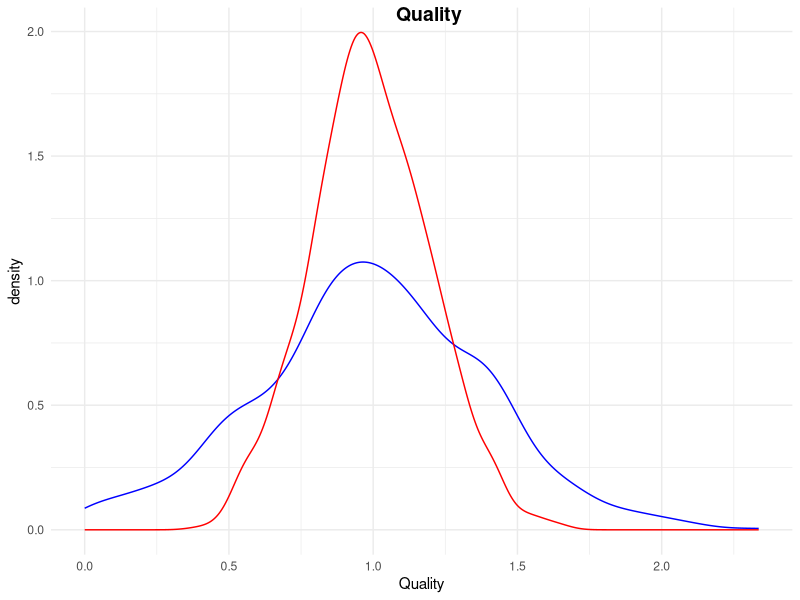
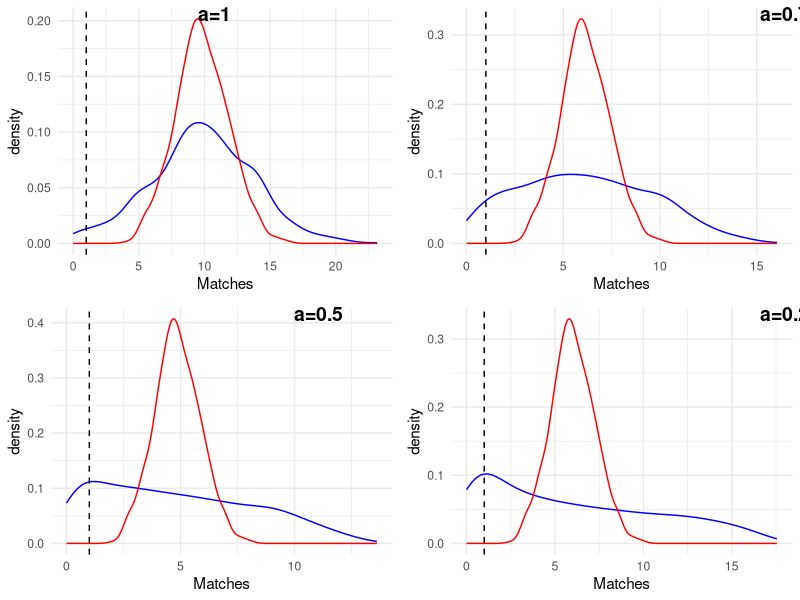
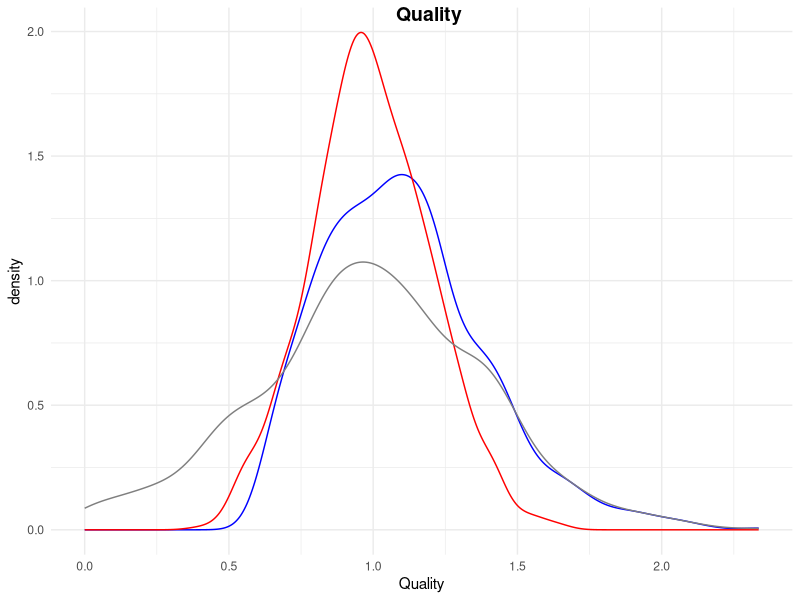
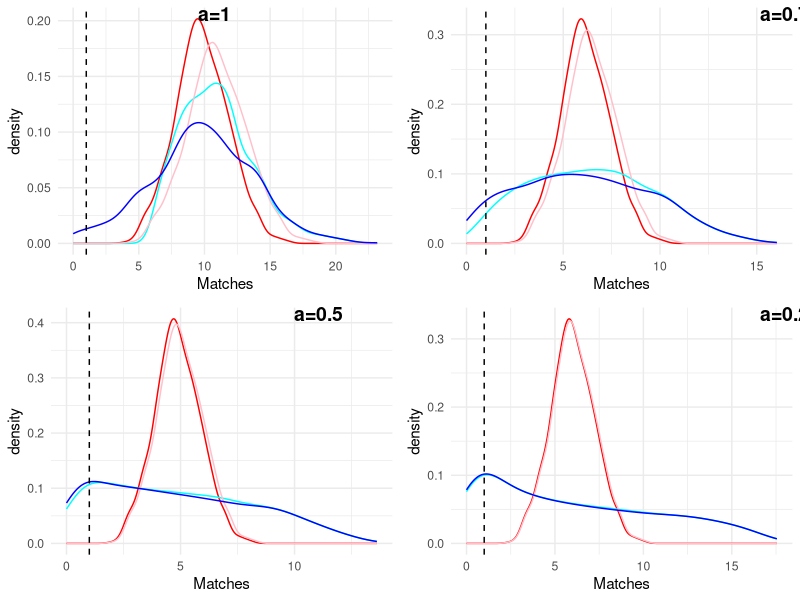

Source code (R) for these figures, in order:
## ---- chunk 1
library(ggplot2)
library(tidyr)
library(gridExtra)
library(cowplot)
## ---- chunk 2
# Population size
N=1000

# Relative status "rank"
men = matrix(c(N:1), nrow=N, ncol=6)
colnames(men) = c("rank", "value", "Case 1", "Case 2", "Case 3", "Case 4")
women = men

men[,2]   <- sort(rnorm(N, 1, 0.4), decreasing=TRUE)
women[,2] <- sort(rnorm(N, 1, 0.2), decreasing=TRUE)

neg=which(men[,2]<0)
if(length(neg)>0) men[neg,2] <- 1e-4

par(mfrow=c(1,3))

df <- data.frame(x = men[,2], y = women[,2]) %>% 
  gather(key, value)

p = ggplot(df, aes(value, colour = key)) +
  geom_density(show.legend = F) +
  theme_minimal() +
  xlab("Quality") +
  scale_color_manual(values = c(x = "blue", y = "red"))

plot_grid(p, labels = c("Quality"), hjust = -6)

## ---- chunk 3
## Matching
success <- 1/100 # share of meetings which lead to sex
meetings <- men[,2]%*%t(women[,2]) # Meeting matrix: Probability of meeting for each pair
matches <- meetings*success

# Define the social outcome function
make_love_pre <- function(alpha, baseline=0, matches.=matches, rank=men[,1], N.=N){
  m = apply(matches., 1, sum)^alpha * ((2*rank)^2/(alpha*N.^2))^(1-alpha)
  diff=1
  if(length(baseline)>1) diff = sum(m)/sum(baseline)
  w = apply(t(matches.), 1, sum)*diff
  
  df <- data.frame(x = m, y = w) %>% 
    gather(key, value)
  
  p = ggplot(df, aes(value, colour = key)) +
    geom_density(show.legend = F) +
    theme_minimal() +
    xlab("Matches") +
    scale_color_manual(values = c(x = "blue", y = "red"))+
    geom_vline(xintercept=1, linetype="dashed", color = "black")
  
  incels = which(m<1)
  n_incels = length(incels)
  incels_w = which(w<1)
  n_incels_w = length(incels_w)
  #cat("\n Number of male incels: ", n_incels, ", ", round(n_incels/(N.*2)*100, 2), "%",
  #    "\n Number of female incels: ", n_incels_w, ", ", round(n_incels_w/(N.*2)*100, 2), "%")
  
  return(list(p=p, m=m, w=w, inc=incels, incels=n_incels, incels_w=n_incels_w))
}



## Number of matches

# Case 1: alpha=1. Man's rank doesn't impact his mating probability, only absolute qualities
results <- make_love_pre(alpha=1)
men[,3] <- results$m
women[,3] <- results$w
p1 <- results$p
n_incels_1 <- results$incels
n_incels_w_1 <- results$incels_w


# Case 2: alpha=0.75
results <- make_love_pre(alpha=0.75, baseline=men[,3])
men[,4] <- results$m
women[,4] <- results$w
p2 <- results$p



# Case 3: alpha=0.5
results <- make_love_pre(alpha=0.5, baseline=men[,3])
men[,5] <- results$m
women[,5] <- results$w
p3 <- results$p


# Case 4: alpha=0.25
results <- make_love_pre(alpha=0.25, baseline=men[,3])
men[,6] <- results$m
women[,6] <- results$w
p4 <- results$p
incels_4 <- results$inc


# visualize
plot_grid(p1, p2, p3, p4, labels = c("a=1", "a=0.75", "a=0.5", "a=0.25"), hjust = -6)
## ---- chunk 4
# Increase the absolute quality of every incel at least to the level of first non-incel
women2 = women

men2 = men
men2[incels_4, 2] <- men[incels_4, 2] + men[min(incels_4)-1, 2]

# Re-order by new absolute values
men2 = men2[order(men2[,2], decreasing=TRUE),]

# Assign new ranks
men2[,1] = N:1

df <- data.frame(x = men2[,2], y = women[,2], z=men[,2]) %>% 
  gather(key, value)

pi = ggplot(df, aes(value, colour = key)) +
  geom_density(show.legend = F) +
  theme_minimal() +
  xlab("Quality") +
  scale_color_manual(values = c(x = "blue", y = "red"))


## Matching again
meetings <- men2[,2]%*%t(women2[,2])
matches <- meetings*success

# Define the social outcome function
make_love_post <- function(alpha, old, baseline=0, matches.=matches, rank=men2[,1], N.=N){
  m = apply(matches., 1, sum)^alpha * ((2*rank)^2/(alpha*N.^2))^(1-alpha)
  diff=1
  if(length(baseline)>1) diff = sum(m)/sum(baseline)
  w = apply(t(matches.), 1, sum)*diff
  
  df <- data.frame(x = m, y = w, z = old[,1], v = old[,2]) %>% 
    gather(key, value)
  
  p = ggplot(df, aes(value, colour = key)) +
    geom_density(show.legend = F) +
    theme_minimal() +
    xlab("Matches") +
    scale_color_manual(values = c(x = "cyan", y = "pink", z="blue", v="red"))+
    geom_vline(xintercept=1, linetype="dashed", color = "black")
  
  
  incels = which(m<1)
  n_incels = length(incels)
  incels_w = which(w<1)
  n_incels_w = length(incels_w)
  #cat("\n Number of male incels: ", n_incels, ", ", round(n_incels/(N.*2)*100, 2), "%",
  #    "\n Number of female incels: ", n_incels_w, ", ", round(n_incels_w/(N.*2)*100, 2), "%")
  
  return(list(p=p, m=m, w=w, incels=n_incels, incels_w=n_incels_w))
}




## Number of matches after intervention

# Case 1: Man's rank doesn't impact his mating probability, only absolute qualities
results <- make_love_post(alpha=1, old=cbind(men[,3], women[,3]))
men2[,3] <- results$m
women2[,3] <- results$w
pi1 <- results$p
n_incels_i_1 <- results$incels
n_incels_w_i_1 <- results$incels_w


# Case 2: alpha=0.75
results <- make_love_post(alpha=0.75, baseline=men2[,3], old=cbind(men[,4], women[,4]))
pi2 <- results$p


# Case 3: alpha=0.5
results <- make_love_post(alpha=0.5, baseline=men2[,3], old=cbind(men[,5], women[,5]))
pi3 <- results$p


# Case 4: alpha=0.25
results <- make_love_post(alpha=0.25, baseline=men2[,3], old=cbind(men[,6], women[,6]))
pi4 <- results$p




# visualize
plot_grid(pi, labels = c("Quality"), hjust = -6)
## ---- chunk 5
plot_grid(pi1, pi2, pi3, pi4, labels = c("a=1", "a=0.75", "a=0.5", "a=0.25"), hjust = -6)
